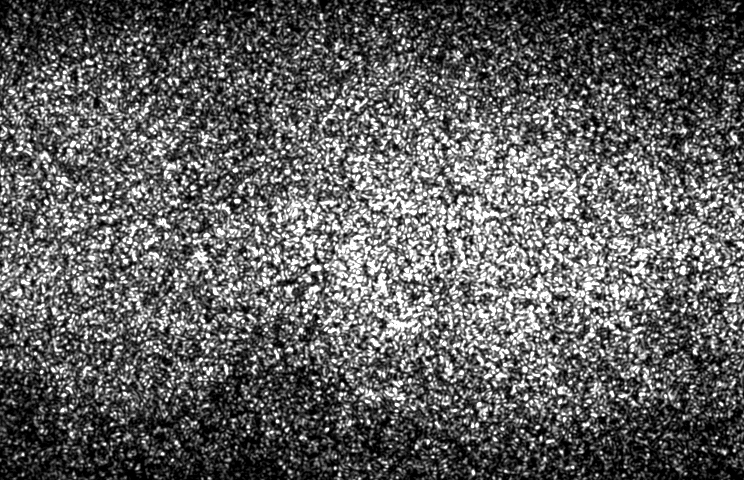
#> input picture Images/Interferometry10/25 000.bmp, 744 x 480 px
$ python SH.py
#> lines starting #> are read from the running program, lines starting #| are printed output that depends on the picture; long printed decimals are rounded
import matplotlib.pyplot as plt
import numpy as np
import os
from scipy import optimize
import pandas as pd


# [8 lines left out: function transform_column, not called in this run]


def gaussian(x, a, b, c):
    return a * np.exp(-(((x - b) ** 2) / (2 * c ** 2)))


# [48 lines left out: functions halfwidth, widthlist, practicemain, not called in this run]


def sin_fit_function(x, a, b, c, d):
    return a * np.sin(b * x + d) + c


def normalisation_fit(summed_image):
    popt, pcov = optimize.curve_fit(pentic_fit_function, np.arange(0, 744), summed_image)
    return popt


def moving_average(window_size):
    """Calculates moving average of subtraction of 2 images for specified window size. Code based on Method 1 :
    https://www.geeksforgeeks.org/how-to-calculate-moving-averages-in-python/#:~:text=set%20of%20observations-,
    Method%201%3A%20Using%20Numpy,elements%20of%20the%20given%20array. """
#> called with window_size = 25
    image1 = np.array(plt.imread("Images/Interferometry10/25 000.bmp"), dtype=int)
#> image1: shape (480, 744) int64; min 0, max 255, mean 95.3
    image2 = np.array(plt.imread("Images/Interferometry10/25 090.bmp"), dtype=int)
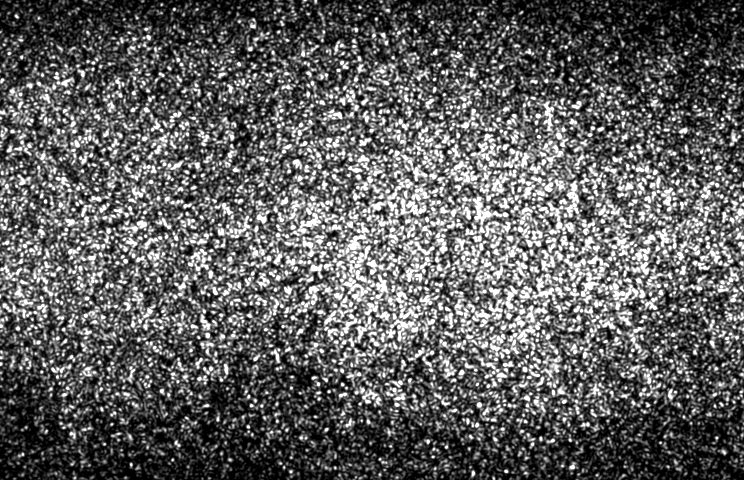
#> input picture Images/Interferometry10/25 090.bmp, 744 x 480 px
#> image2: shape (480, 744) int64; min 0, max 255, mean 94.9
    subtractionimage = np.abs(image1 - image2)
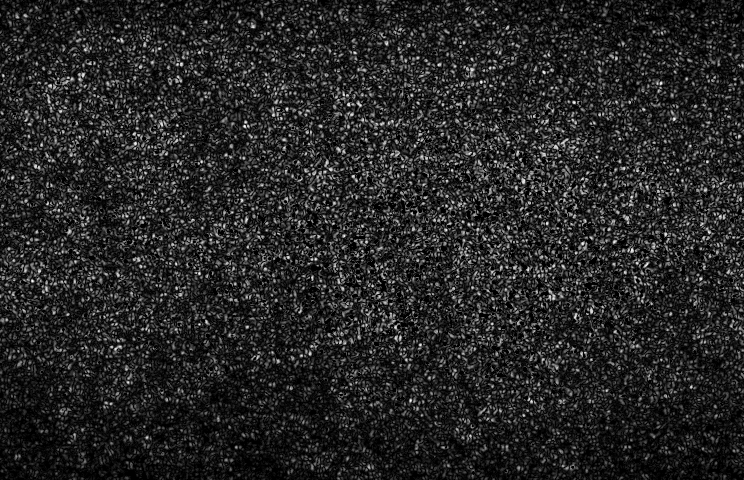
#> subtractionimage: shape (480, 744) int64; min 0, max 255, mean 37.9
    summed_image = np.sum(subtractionimage, axis=0)
#> summed_image = 744 values, max 23728 at index 478, min 13174 at index 0, mean 18186.3
    arr = summed_image
#> arr has the same summary as summed_image
    i = 0
    moving_averages = []
    while i < len(arr) - window_size + 1:
        window_average = round(np.sum(arr[
                                      i:i + window_size]) / window_size, 2)
        moving_averages.append(window_average)
        i += 1
#> this loop made 720 passes
#> window_average on passes 1 to 3: 15433.2, 15658.3, 15789.9
#> after the loop, i = 720; moving_averages = 720 values, max 21504.7 at index 455, min 15433.2 at index 0, mean 18252.9
    return moving_averages


def interferometry():
    """function to test individual displacements"""
    window_size = 25
    moving_averages = moving_average(window_size)
    image1 = np.array(plt.imread("Images/Interferometry10/25 000.bmp"), dtype=int)
    deg = 50
    image2 = np.array(plt.imread("Images/Interferometry10/25 0" + str(deg) + ".bmp"), dtype=int)
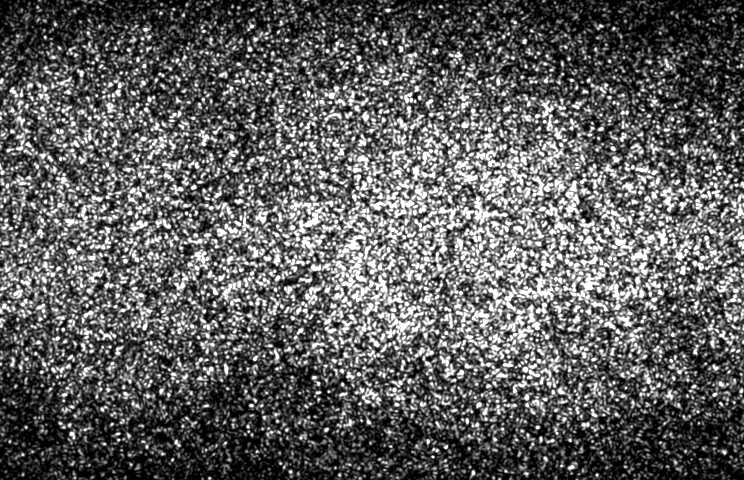
#> input picture Images/Interferometry10/25 050.bmp, 744 x 480 px
#> image2: shape (480, 744) int64; min 0, max 255, mean 94.9
    subtractionimage = np.abs(image1 - image2)
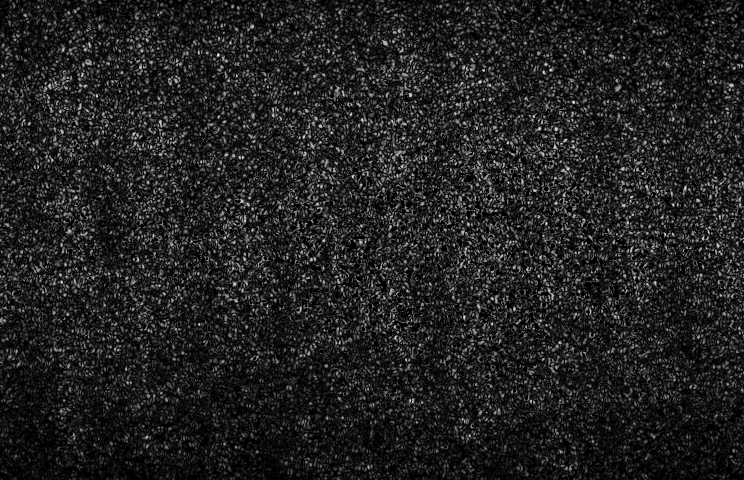
#> subtractionimage: shape (480, 744) int64; min 0, max 246, mean 33.5
    summed_image = np.sum(subtractionimage, axis=0)
#> summed_image = 744 values, max 22123 at index 490, min 10258 at index 32, mean 16071.7
    xvals = np.arange(0, 744 - (window_size - 1))
    summed_image = summed_image[int(((window_size - 1) / 2)):-int(((window_size - 1) / 2))]
#> summed_image = 720 values, max 22123 at index 478, min 10258 at index 20, mean 16103.4
    difference = np.mean(summed_image) - moving_averages
#> difference = 720 values, max 670.2 at index 0, min -5401.3 at index 455, mean -2149.5
    normalisedsummedimage = summed_image + difference
#> normalisedsummedimage = 720 values, max 18350.2 at index 213, min 9869.3 at index 344, mean 13953.9
    plt.errorbar(xvals, normalisedsummedimage, fmt='.k')
    fft_summed_image = np.abs(np.fft.fft(normalisedsummedimage))
#> fft_summed_image = 720 values, max 10046795.9 at index 0, min 262 at index 405, mean 41250
    frequency = np.abs(np.fft.fftfreq(744))
    fringelength = 1 / ((frequency[int(deg / 10):372])[np.argmax(np.abs(fft_summed_image[int(deg / 10):372]))])
#> fringelength = 82.67
    print(fringelength)
#| 82.667
    print(1 / fringelength)
#| 0.0121
    guessfrequency = 6 * 1 / fringelength
#> guessfrequency = 0.0726
    params, params_cov = optimize.curve_fit(sin_fit_function, xvals, normalisedsummedimage,
                                            p0=[max(normalisedsummedimage) - np.mean(normalisedsummedimage),
                                                guessfrequency,
                                                np.mean(normalisedsummedimage), 0])
#> params = [1535.7, 0.0773, 13963.1, -3.03]; params_cov = [[3737.1, 0.000164, 21.75, -0.0832], [0.000164, 3.82e-08, -0.000262, -1.36e-05], [21.75, -0.000262, 1889.8, 0.0568], [-0.0832, -1.36e-05, 0.0568, 0.00648]]
    print(params[1])
#| 0.07727
    #plt.plot(xvals, sin_fit_function(xvals, *params))
    plt.title('Intensity values for ' + str(deg) + ' degree turn')
    plt.xlabel('Column of image')
    plt.ylabel('Summed intensity value')
    plt.savefig('Plots/intensityfringebias')
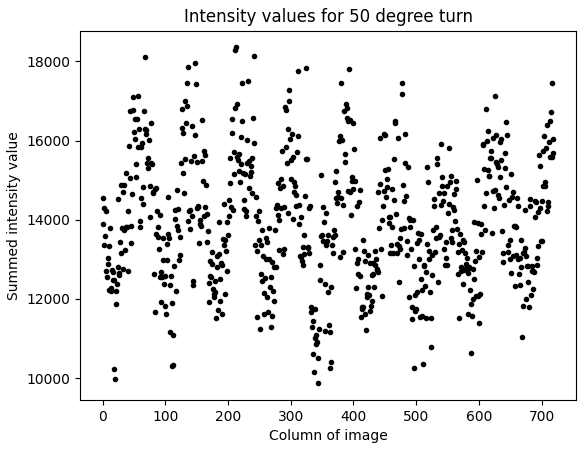
#> figure drawn by matplotlib, 1 panel; curve peaks at x = 213, y = 18350.2
    plt.show()
    fft_summed_image = np.fft.fft(np.sum(subtractionimage, axis=0))
    frequency = abs(np.fft.fftfreq(744))
    plt.plot(frequency[12:], abs(fft_summed_image)[12:])
    plt.title('Fourier transform of summed fringes')
    plt.ylabel('Intensity correlation')
    plt.xlabel('Spatial frequency (px^-1)')
    plt.xlim(0, 0.05)
    plt.savefig('Plots/FToffringe.png')
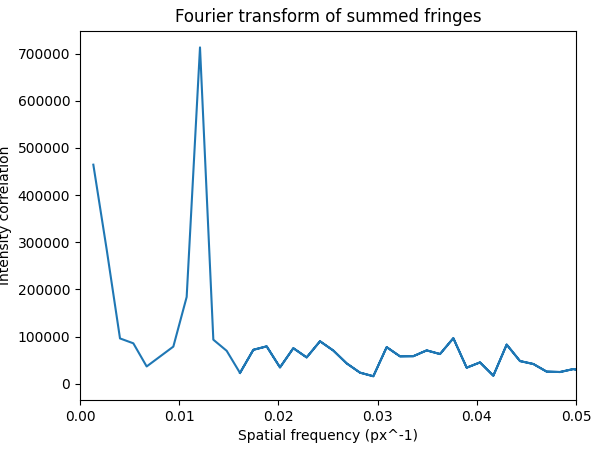
#> figure drawn by matplotlib, 1 panel
    plt.show()
    # toimage(subtractionimage).show()


def linear(x, a, b):
    return a * x + b


def wavelengthpermeter():
    """function to calculate the displacement from the speckle and compare to the displacement from the screw"""
    window_size = 25  # how many values the moving average uses
    moving_averages = moving_average(window_size)  # finding the values to remove the general trend fluctuations
#> the loop in moving_average (call 2), `while i < len(arr) - window_size + 1:` made 720 passes
    xvals = np.arange(0, 744 - (window_size - 1))  # setting number of pixels accounting for the loss from moving avg
    numberoffringes = []
    image1 = np.array(plt.imread("Images/Interferometry10/25 000.bmp"), dtype=int)  # importing reference
    frequency = np.abs(np.fft.fftfreq(744))
    degrees = np.arange(1, 9) * 10
    for x in degrees:
#> (the run stopped early here; a loop or call above may not have finished)
